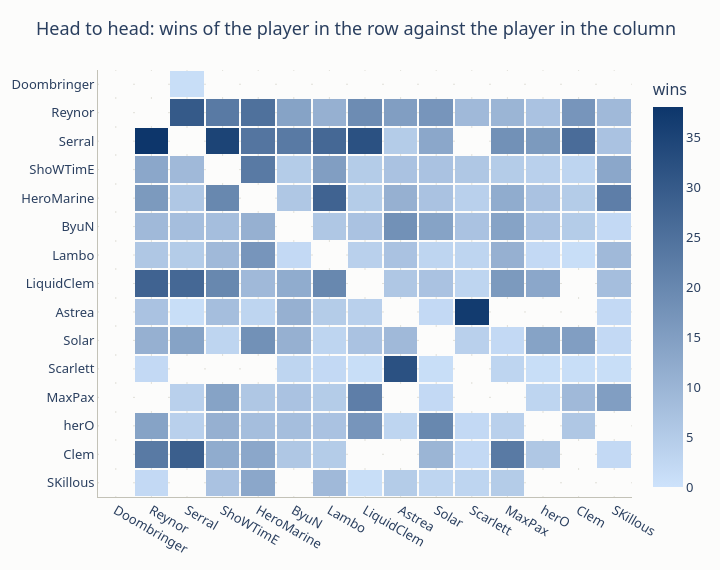

Notebook code for this chart:
### Code cell
import plotly.graph_objects as go

matrix = head_to_head.pivot(on="opponent", index="player", values="wins").fill_null(0)
order = [player for player in TOP if player in matrix.columns]
matrix = matrix.filter(pl.col("player").is_in(order)).select("player", *order)
matrix = matrix.sort(pl.col("player").replace_strict(dict(zip(order, range(len(order))))))
fig = go.Figure(
    go.Heatmap(
        z=matrix.select(order).to_numpy(), x=order, y=matrix["player"].to_list(), xgap=2, ygap=2,
        colorscale=[[0, "#fcfcfb"], [0.001, viz.SEQUENTIAL[0]], [1, viz.SEQUENTIAL[-1]]],
        hovertemplate="%{y} beat %{x} %{z} times<extra></extra>", colorbar=dict(title="wins"),
    )
)
fig.update_layout(title="Head to head: wins of the player in the row against the player in the column", height=max(400, 28 * len(order) + 150), width=max(600, 28 * len(order) + 300), yaxis=dict(autorange="reversed"))
viz.show(fig, "level_4_head_to_head")

### Figure 1 — Plotly figure (JSON) as saved in the notebook; plotly's stock layout.template omitted (floating-point values rounded to 4 significant figures; data arrays with more than 128 entries replaced by an {"elided": "..."} marker saying what was removed)
{"data": [{"colorbar": {"title": {"text": "wins"}}, "colorscale": [[0, "#fcfcfb"], [0.001, "#cde2fb"], [1, "#0d366b"]], "hovertemplate": "%{y} beat %{x} %{z} times<extra></extra>", "type": "heatmap", "x": ["Doombringer", "Reynor", "Serral", "ShoWTimE", "HeroMarine", "ByuN", "Lambo", "LiquidClem", "Astrea", "Solar", "Scarlett", "MaxPax", "herO", "Clem", "SKillous"], "xgap": 2, "y": ["Doombringer", "Reynor", "Serral", "ShoWTimE", "HeroMarine", "ByuN", "Lambo", "LiquidClem", "Astrea", "Solar", "Scarlett", "MaxPax", "herO", "Clem", "SKillous"], "ygap": 2, "z": {"elided": "15x15 int values"}}], "layout": {"font": {"family": "system-ui, -apple-system, Segoe UI, sans-serif", "size": 13}, "height": 570, "legend": {"orientation": "h", "title": {}, "x": 0, "xanchor": "left", "y": 1.02, "yanchor": "bottom"}, "margin": {"b": 50, "l": 60, "r": 30, "t": 70}, "paper_bgcolor": "#fcfcfb", "plot_bgcolor": "#fcfcfb", "title": {"text": "Head to head: wins of the player in the row against the player in the column"}, "width": 720, "xaxis": {"gridcolor": "#e1e0d9", "linecolor": "#c3c2b7", "zerolinecolor": "#c3c2b7"}, "yaxis": {"autorange": "reversed", "gridcolor": "#e1e0d9", "linecolor": "#c3c2b7", "zerolinecolor": "#c3c2b7"}}}
